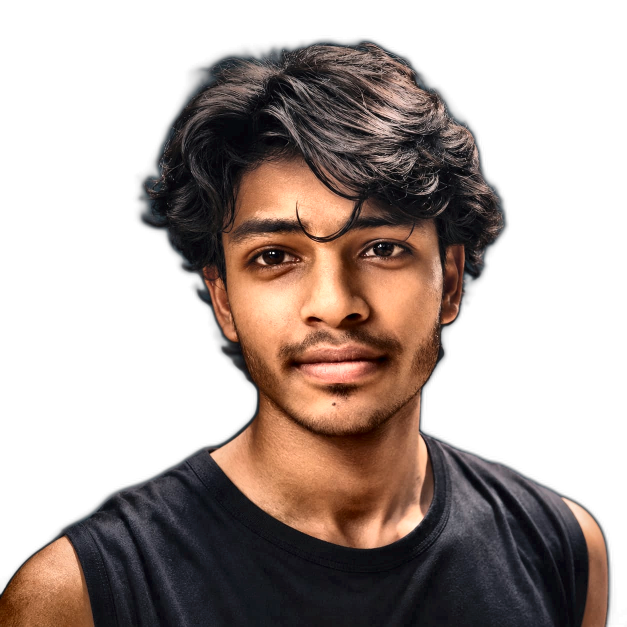
#> input picture assets/photo-ready.png, 1254 x 1254 px (shown at 1/2 size)
$ python render_portrait.py
#> lines starting #> are read from the running program, lines starting #| are printed output that depends on the picture
"""
render_portrait.py
------------------
Converts assets/photo-ready.png into an animated ASCII SVG (portrait.svg).

Key design:
- White background pixels → space (invisible, shows SVG dark bg)
- Dark pixels (hair) → dense chars
- Mid-bright pixels (skin) → medium chars
- Row-by-row clip-path reveal (40ms stagger), plays once then holds.
"""

from pathlib import Path

OUT   = Path(__file__).parent.parent / "portrait.svg"
PHOTO = Path(__file__).parent.parent / "assets" / "photo-ready.png"

# ── Design tokens ─────────────────────────────────────────────────────────────
BG         = "#0d1117"
ACCENT     = "#39ff14"
DIM        = "#1a6b0a"
FONT       = "ui-monospace, 'Cascadia Code', 'Fira Code', monospace"

# Output grid
# KEY: CHAR_W=6px, LINE_H=12px → chars are 2× taller than wide
# So for a square image: ROWS = COLS × (CHAR_W / LINE_H) = COLS / 2
# Using COLS=62, ROWS=31 → rendered 372×372px (square, correct proportions)
COLS       = 62
ROWS       = 31

# SVG text metrics at font-size 10px monospace
FONT_SIZE  = 10
CHAR_W     = 6.0    # px per character
LINE_H     = 12     # px per line

STAGGER_MS = 42     # ms between row reveals
PAD_LEFT   = 10
SVG_W      = int(COLS * CHAR_W) + PAD_LEFT + 4
SVG_H      = ROWS * LINE_H + 44

# Glyph ramp — index 0 = lightest (white→empty space), index -1 = darkest
# INVERTED mapping: bright pixel → sparse glyph, dark pixel → dense glyph
GLYPHS = " .'`^,:;Il!i><~+_-?][{}1)(|/tfjrxnuvczXYUJCLQ0OZmwqpdbkhao*#MW&8%B@$"


def photo_to_ascii(photo_path: Path) -> list[str]:
    """Convert cleaned photo (white bg) to ASCII rows.
    Bright pixel (white bg) → sparse/space glyph.
    Dark pixel (hair, shadows) → dense glyph.
    """
    from PIL import Image
    import numpy as np

    img = Image.open(photo_path).convert("L")  # grayscale
    w, h = img.size

    # ── Aspect ratio fix ────────────────────────────────────────────────────
    # The rendered grid is COLS*CHAR_W wide × ROWS*LINE_H tall.
    # To avoid stretch, the image crop must have the SAME ratio:
    #   target_h = image_w * (ROWS * LINE_H) / (COLS * CHAR_W)
    # For COLS=62, ROWS=31, CHAR_W=6, LINE_H=12:
    #   target_h = w * (31*12)/(62*6) = w * 372/372 = w  → no crop (square in, square out)
    rendered_w = COLS * CHAR_W
    rendered_h = ROWS * LINE_H
    target_h = int(w * rendered_h / rendered_w)
    target_h = min(target_h, h)

    # Crop — focus on face (top 85% of the image = head + shoulders)
    if target_h < h:
        top = max(0, int((h - target_h) * 0.1))
        img = img.crop((0, top, w, top + target_h))
    else:
        # Full square: crop to top 85% to cut excess chest area
        img = img.crop((0, 0, w, int(h * 0.85)))

    # Resize to char grid
    img = img.resize((COLS, ROWS), Image.LANCZOS)

    # Bilateral filter for smooth skin while preserving hair edges
    import cv2
    import numpy as _np
    cv_img = _np.array(img)
    cv_img = cv2.bilateralFilter(cv_img, 7, 50, 50)
    img = Image.fromarray(cv_img)

    # Boost contrast sharply so hair goes dark and skin goes bright
    from PIL import ImageEnhance
    img = ImageEnhance.Contrast(img).enhance(2.0)
    img = ImageEnhance.Sharpness(img).enhance(1.8)

    pixels = _np.array(img)
    n = len(GLYPHS) - 1

    rows = []
    for row in pixels:
        line = ""
        for px in row:
            # INVERTED: bright (255=white bg) → index 0 (space)
            #           dark   (0=hair/shadow) → index n (dense char)
            idx = n - int(px / 255 * n)
            line += GLYPHS[idx]
        rows.append(line)
    return rows


def make_clippath(idx: int) -> str:
    begin_s = idx * STAGGER_MS / 1000
    y = idx * LINE_H + PAD_LEFT
    return (
        f'<clipPath id="c{idx}">'
        f'<rect x="0" y="{y}" width="{SVG_W}" height="{LINE_H + 1}">'
        f'<animate attributeName="width" values="0;{SVG_W}" '
        f'dur="0.20s" begin="{begin_s:.3f}s" fill="freeze"/>'
        f'</rect></clipPath>'
    )


def escape_xml(s: str) -> str:
    return s.replace("&", "&amp;").replace("<", "&lt;").replace(">", "&gt;")


def char_color(density: float) -> str:
    """Map character density to a color — denser = brighter green."""
    if density > 0.65:
        return ACCENT        # bright green for very dark areas (hair, shadows)
    elif density > 0.35:
        return "#28a805"     # mid green for face/skin mid-tones
    elif density > 0.08:
        return DIM           # dim for highlights and light skin
    else:
        return DIM           # nearly empty rows


def render(ascii_rows: list[str]) -> str:
    n = len(ascii_rows)
    hold_begin = (n * STAGGER_MS / 1000) + 0.3

    parts = []
    parts.append(
        f'<svg xmlns="http://www.w3.org/2000/svg" '
        f'width="{SVG_W}" height="{SVG_H}" '
        f'style="background:{BG};border-radius:10px;font-family:{FONT};">'
    )

    # ── Defs: glow filter + clip paths ───────────────────────────────────────
    parts.append('<defs>')
    parts.append(
        '<filter id="glow" x="-10%" y="-10%" width="120%" height="120%">'
        '<feGaussianBlur stdDeviation="1.2" result="b"/>'
        '<feMerge><feMergeNode in="b"/><feMergeNode in="SourceGraphic"/></feMerge>'
        '</filter>'
    )
    for i in range(n):
        parts.append(make_clippath(i))
    parts.append('</defs>')

    # ── Scanlines overlay (subtle) ────────────────────────────────────────────
    for row in range(0, SVG_H, LINE_H * 2):
        parts.append(
            f'<rect x="0" y="{row}" width="{SVG_W}" height="1" '
            f'fill="{DIM}" opacity="0.07"/>'
        )

    # ── ASCII text rows ───────────────────────────────────────────────────────
    for i, row_text in enumerate(ascii_rows):
        stripped = row_text.strip()
        if not stripped:
            continue  # fully blank row — skip, SVG bg shows through

        y = (i + 1) * LINE_H + PAD_LEFT
        density = len(stripped) / max(len(row_text), 1)
        color = char_color(density)
        # Only apply expensive glow filter to dense rows (hair/shoulders)
        glow = ' filter="url(#glow)"' if density > 0.5 else ''

        parts.append(
            f'<text x="{PAD_LEFT}" y="{y}" font-size="{FONT_SIZE}" '
            f'fill="{color}" clip-path="url(#c{i})"{glow} '
            f'xml:space="preserve">{escape_xml(row_text)}</text>'
        )

    # ── Blinking cursor at end ────────────────────────────────────────────────
    cursor_y = n * LINE_H + PAD_LEFT + 14
    parts.append(
        f'<text x="{PAD_LEFT}" y="{cursor_y}" font-size="{FONT_SIZE}" '
        f'fill="{ACCENT}" opacity="0" filter="url(#glow)">'
        f'<animate attributeName="opacity" values="0;1" '
        f'dur="0.3s" begin="{hold_begin:.2f}s" fill="freeze"/>'
        f'$ <animate attributeName="opacity" values="1;0;1" '
        f'dur="0.9s" begin="{hold_begin:.2f}s" repeatCount="indefinite"/>_'
        f'</text>'
    )

    parts.append('</svg>')
    return "\n".join(parts)


def main():
    if not PHOTO.exists():
        print(f"ERROR: {PHOTO} not found.")
        print("Run: python tools/clean_photo.py assets/photo-source.jpg")
        raise SystemExit(1)

    print(f"Converting {PHOTO} to ASCII ({COLS}x{ROWS} grid)...")
    ascii_rows = photo_to_ascii(PHOTO)
#> in photo_to_ascii, `img = Image.open(photo_path).convert("L")`:
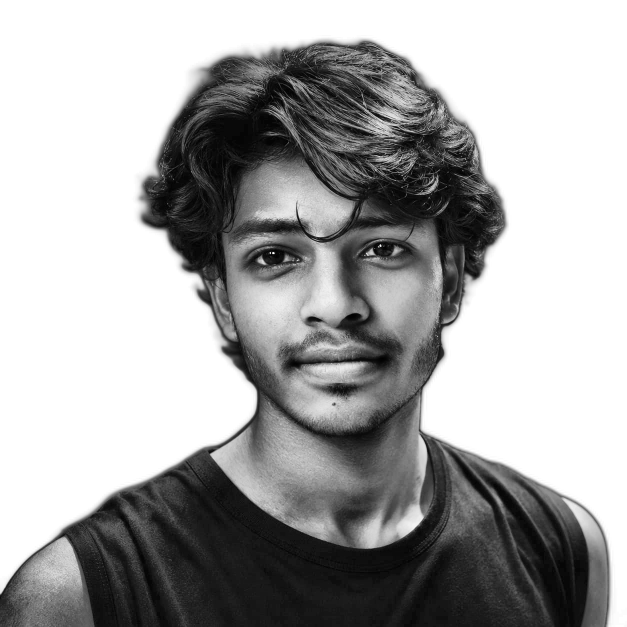
#> img: PIL image 1254x1254 L (shown at 1/2 size); min 0, max 255, mean 167
#> in photo_to_ascii, `img = img.crop((0, 0, w, int(h * 0.85)))`:
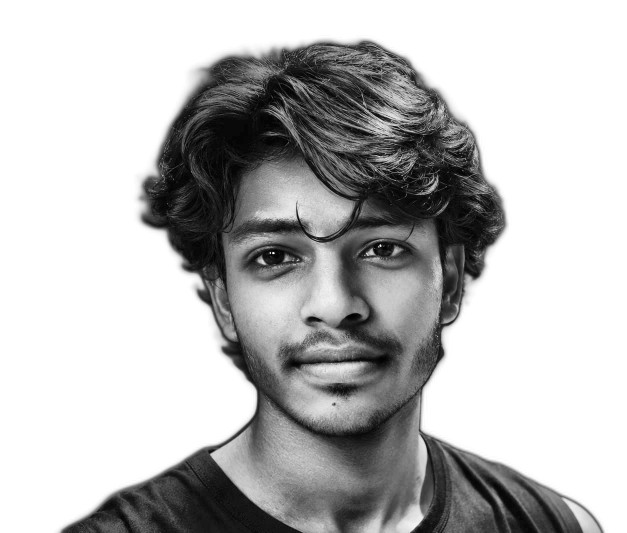
#> img: PIL image 1254x1065 L (shown at 1/2 size); min 0, max 255, mean 186.6
#> in photo_to_ascii, `img = img.resize((COLS, ROWS), Image.LANCZOS)`:
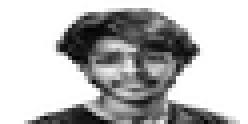
#> img: PIL image 62x31 L (shown 4 times larger); min 3, max 255, mean 186.2
#> in photo_to_ascii, `cv_img = cv2.bilateralFilter(cv_img, 7, 50, 50)`:
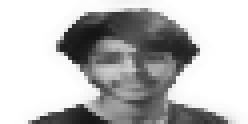
#> cv_img: shape (31, 62) (shown 4 times larger); min 21, max 255, mean 186.4
#> in photo_to_ascii, `img = ImageEnhance.Contrast(img).enhance(2.0)`:
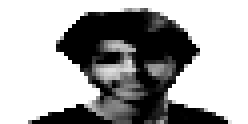
#> img: PIL image 62x31 L (shown 4 times larger); min 0, max 255, mean 164.7
#> in photo_to_ascii, `img = ImageEnhance.Sharpness(img).enhance(1.8)`:
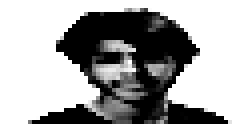
#> img: PIL image 62x31 L (shown 4 times larger); min 0, max 255, mean 165.2
#> the loop in photo_to_ascii, `for row in pixels:` made 31 passes
#> after the loop in photo_to_ascii, `for row in pixels:`: rows = 31 items
#> ascii_rows = 31 items

    print(f"Rendering {len(ascii_rows)} rows -> {OUT}...")
#> (printed output is left out)
    svg = render(ascii_rows)
#> in render, `n = len(ascii_rows)`: n = 31
#> in render, `hold_begin = (n * STAGGER_MS / 1000) + 0.3`: hold_begin = 1.6
#> the loop in render, `for i, row_text in enumerate(ascii_rows):` made 31 passes
#> (stripped, y, density, color, glow) on passes 3 to 10: ("[j+iCd'", 46, 0.113, '#1a6b0a', ''), ('t$$$a$$$$$$$$$$$$8a:', 58, 0.323, '#1a6b0a', ''), ('$$$$$$$$$$$$$$$$%8bw%d', 70, 0.355, '#28a805', ''), ('$$$$$$$$$$$$$$$$$$MOzXa$Q', 82, 0.403, '#28a805', ''), ('$$$$$$$$$$$$$$$$$$@WqOpW@%L', 94, 0.435, '#28a805', ''), ('$$$$$$$$$$$$$$$$$$$B0m&$$$$$#`', 106, 0.484, '#28a805', ''), ('$$$$$$$$$$$$$$$$$$$$$$$$$$$$$$$', 118, 0.5, '#28a805', ''), ('+$$$$$$$$$$$$$$$$$$$$$$$$$$$$$$$1', 130, 0.532, '#28a805', ' filter="url(#glow)"')
#> (y, density, color, glow) on passes 29 to 31: (358, 0.677, '#39ff14', ' filter="url(#glow)"'), (370, 0.758, '#39ff14', ' filter="url(#glow)"'), (382, 0.823, '#39ff14', ' filter="url(#glow)"')
#> after the loop in render, `for i, row_text in enumerate(ascii_rows):`: parts = 82 items
#> in render, `cursor_y = n * LINE_H + PAD_LEFT + 14`: cursor_y = 396
    OUT.write_text(svg, encoding="utf-8")
    print(f"Wrote {OUT} ({len(svg):,} bytes)")
#| Wrote portrait.svg (12,258 bytes)


if __name__ == "__main__":
    main()
